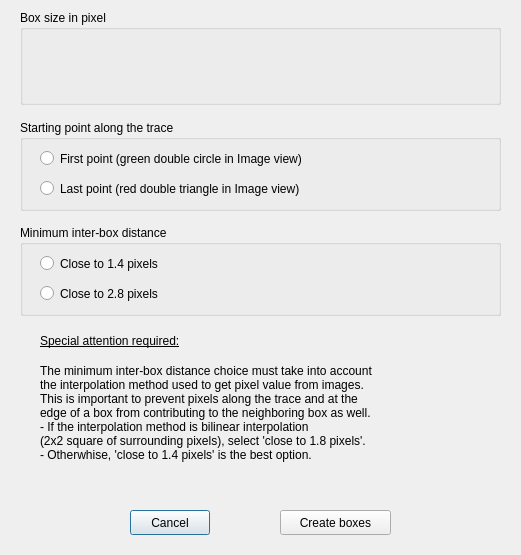
<?xml version="1.0" encoding="UTF-8"?>
<ui version="4.0">
 <class>Dialog_addBoxes_automaticDistribution_closeAsPossible</class>
 <widget class="QDialog" name="Dialog_addBoxes_automaticDistribution_closeAsPossible">
  <property name="geometry">
   <rect>
    <x>0</x>
    <y>0</y>
    <width>521</width>
    <height>555</height>
   </rect>
  </property>
  <property name="sizePolicy">
   <sizepolicy hsizetype="Fixed" vsizetype="Fixed">
    <horstretch>0</horstretch>
    <verstretch>0</verstretch>
   </sizepolicy>
  </property>
  <property name="minimumSize">
   <size>
    <width>521</width>
    <height>555</height>
   </size>
  </property>
  <property name="maximumSize">
   <size>
    <width>521</width>
    <height>555</height>
   </size>
  </property>
  <property name="font">
   <font>
    <strikeout>false</strikeout>
   </font>
  </property>
  <property name="windowTitle">
   <string>Automatic distribution: Boxes as close to each other as possible</string>
  </property>
  <widget class="QPushButton" name="pushButton_cancel">
   <property name="geometry">
    <rect>
     <x>130</x>
     <y>510</y>
     <width>80</width>
     <height>25</height>
    </rect>
   </property>
   <property name="text">
    <string>Cancel</string>
   </property>
  </widget>
  <widget class="QPushButton" name="pushButton_createBoxes">
   <property name="geometry">
    <rect>
     <x>280</x>
     <y>510</y>
     <width>111</width>
     <height>25</height>
    </rect>
   </property>
   <property name="text">
    <string>Create boxes</string>
   </property>
  </widget>
  <widget class="QGroupBox" name="groupBox_interpolationMethod">
   <property name="geometry">
    <rect>
     <x>20</x>
     <y>225</y>
     <width>481</width>
     <height>91</height>
    </rect>
   </property>
   <property name="title">
    <string>Minimum inter-box distance</string>
   </property>
   <widget class="QRadioButton" name="radioButton_distanceBetweenSuccessivesBoxes_square2_interpolationMethod_none">
    <property name="geometry">
     <rect>
      <x>20</x>
      <y>30</y>
      <width>451</width>
      <height>17</height>
     </rect>
    </property>
    <property name="text">
     <string>Close to 1.4 pixels</string>
    </property>
   </widget>
   <widget class="QRadioButton" name="radioButton_distanceBetweenSuccessivesBoxes_square8_interpolationMethod_biLinear2x2">
    <property name="geometry">
     <rect>
      <x>20</x>
      <y>60</y>
      <width>451</width>
      <height>17</height>
     </rect>
    </property>
    <property name="text">
     <string>Close to 2.8 pixels</string>
    </property>
   </widget>
  </widget>
  <widget class="QLabel" name="label_HowItWorks">
   <property name="geometry">
    <rect>
     <x>40</x>
     <y>330</y>
     <width>461</width>
     <height>21</height>
    </rect>
   </property>
   <property name="font">
    <font>
     <weight>50</weight>
     <italic>false</italic>
     <bold>false</bold>
     <underline>true</underline>
     <strikeout>false</strikeout>
    </font>
   </property>
   <property name="text">
    <string>Special attention required:</string>
   </property>
   <property name="wordWrap">
    <bool>true</bool>
   </property>
  </widget>
  <widget class="QGroupBox" name="groupBox_startingPoint">
   <property name="geometry">
    <rect>
     <x>20</x>
     <y>120</y>
     <width>481</width>
     <height>91</height>
    </rect>
   </property>
   <property name="title">
    <string>Starting point along the trace</string>
   </property>
   <widget class="QRadioButton" name="radioButton_firstPoint">
    <property name="geometry">
     <rect>
      <x>20</x>
      <y>30</y>
      <width>451</width>
      <height>17</height>
     </rect>
    </property>
    <property name="text">
     <string>First point (green double circle in Image view)</string>
    </property>
   </widget>
   <widget class="QRadioButton" name="radioButton_lastPoint">
    <property name="geometry">
     <rect>
      <x>20</x>
      <y>60</y>
      <width>451</width>
      <height>17</height>
     </rect>
    </property>
    <property name="text">
     <string>Last point (red double triangle in Image view)</string>
    </property>
   </widget>
  </widget>
  <widget class="QGroupBox" name="groupBox">
   <property name="geometry">
    <rect>
     <x>20</x>
     <y>10</y>
     <width>481</width>
     <height>95</height>
    </rect>
   </property>
   <property name="title">
    <string>Box size in pixel</string>
   </property>
   <widget class="Widget_stackedProfilBox_editSize" name="widget_stackedProfBox_editSize" native="true">
    <property name="geometry">
     <rect>
      <x>95</x>
      <y>21</y>
      <width>290</width>
      <height>74</height>
     </rect>
    </property>
    <property name="focusPolicy">
     <enum>Qt::StrongFocus</enum>
    </property>
   </widget>
  </widget>
  <widget class="QLabel" name="label_HowItWorks_2">
   <property name="geometry">
    <rect>
     <x>40</x>
     <y>352</y>
     <width>451</width>
     <height>121</height>
    </rect>
   </property>
   <property name="text">
    <string>The minimum inter-box distance choice must take into account
the interpolation method used to get pixel value from images.
This is important to prevent pixels along the trace and at the
edge of a box from contributing to the neighboring box as well.
- If the interpolation method is bilinear interpolation
(2x2 square of surrounding pixels), select 'close to 1.8 pixels'.
- Otherwhise, 'close to 1.4 pixels' is the best option.</string>
   </property>
   <property name="wordWrap">
    <bool>true</bool>
   </property>
  </widget>
 </widget>
 <customwidgets>
  <customwidget>
   <class>Widget_stackedProfilBox_editSize</class>
   <extends>QWidget</extends>
   <header>widget_stackedprofilbox_editsize.h</header>
   <container>1</container>
  </customwidget>
 </customwidgets>
 <tabstops>
  <tabstop>radioButton_firstPoint</tabstop>
  <tabstop>radioButton_lastPoint</tabstop>
  <tabstop>radioButton_distanceBetweenSuccessivesBoxes_square2_interpolationMethod_none</tabstop>
  <tabstop>radioButton_distanceBetweenSuccessivesBoxes_square8_interpolationMethod_biLinear2x2</tabstop>
  <tabstop>pushButton_cancel</tabstop>
  <tabstop>pushButton_createBoxes</tabstop>
 </tabstops>
 <resources/>
 <connections/>
</ui>
